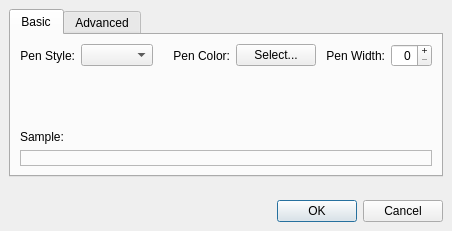
<ui version="4.0" >
 <class>PlotItemDialog</class>
 <widget class="QDialog" name="PlotItemDialog" >
  <property name="geometry" >
   <rect>
    <x>0</x>
    <y>0</y>
    <width>452</width>
    <height>231</height>
   </rect>
  </property>
  <property name="windowTitle" >
   <string>Edit Plot Item</string>
  </property>
  <layout class="QVBoxLayout" >
   <property name="margin" >
    <number>9</number>
   </property>
   <property name="spacing" >
    <number>6</number>
   </property>
   <item>
    <widget class="QTabWidget" name="tabs" >
     <property name="currentIndex" >
      <number>0</number>
     </property>
     <widget class="QWidget" name="basicTab" >
      <attribute name="title" >
       <string>Basic</string>
      </attribute>
      <attribute name="icon" >
       <iconset resource="profit.qrc" >:/images/icons/colorize.png</iconset>
      </attribute>
      <layout class="QVBoxLayout" >
       <property name="margin" >
        <number>9</number>
       </property>
       <property name="spacing" >
        <number>6</number>
       </property>
       <item>
        <layout class="QHBoxLayout" >
         <property name="margin" >
          <number>0</number>
         </property>
         <property name="spacing" >
          <number>6</number>
         </property>
         <item>
          <widget class="QLabel" name="label" >
           <property name="text" >
            <string>Pen Style:</string>
           </property>
           <property name="alignment" >
            <set>Qt::AlignRight|Qt::AlignTrailing|Qt::AlignVCenter</set>
           </property>
          </widget>
         </item>
         <item>
          <widget class="QComboBox" name="penStyle" />
         </item>
         <item>
          <spacer>
           <property name="orientation" >
            <enum>Qt::Horizontal</enum>
           </property>
           <property name="sizeHint" >
            <size>
             <width>31</width>
             <height>20</height>
            </size>
           </property>
          </spacer>
         </item>
         <item>
          <widget class="QLabel" name="label" >
           <property name="text" >
            <string>Pen Color:</string>
           </property>
           <property name="alignment" >
            <set>Qt::AlignRight|Qt::AlignTrailing|Qt::AlignVCenter</set>
           </property>
          </widget>
         </item>
         <item>
          <widget class="QPushButton" name="penColor" >
           <property name="text" >
            <string>Select...</string>
           </property>
          </widget>
         </item>
         <item>
          <spacer>
           <property name="orientation" >
            <enum>Qt::Horizontal</enum>
           </property>
           <property name="sizeHint" >
            <size>
             <width>21</width>
             <height>20</height>
            </size>
           </property>
          </spacer>
         </item>
         <item>
          <widget class="QLabel" name="label" >
           <property name="text" >
            <string>Pen Width:</string>
           </property>
           <property name="alignment" >
            <set>Qt::AlignRight|Qt::AlignTrailing|Qt::AlignVCenter</set>
           </property>
          </widget>
         </item>
         <item>
          <widget class="QSpinBox" name="penWidth" >
           <property name="alignment" >
            <set>Qt::AlignRight</set>
           </property>
           <property name="buttonSymbols" >
            <enum>QAbstractSpinBox::PlusMinus</enum>
           </property>
           <property name="maximum" >
            <number>12</number>
           </property>
          </widget>
         </item>
        </layout>
       </item>
       <item>
        <spacer>
         <property name="orientation" >
          <enum>Qt::Vertical</enum>
         </property>
         <property name="sizeHint" >
          <size>
           <width>20</width>
           <height>40</height>
          </size>
         </property>
        </spacer>
       </item>
       <item>
        <layout class="QVBoxLayout" >
         <property name="margin" >
          <number>0</number>
         </property>
         <property name="spacing" >
          <number>6</number>
         </property>
         <item>
          <widget class="QLabel" name="label" >
           <property name="sizePolicy" >
            <sizepolicy>
             <hsizetype>5</hsizetype>
             <vsizetype>1</vsizetype>
             <horstretch>0</horstretch>
             <verstretch>0</verstretch>
            </sizepolicy>
           </property>
           <property name="text" >
            <string>Sample:</string>
           </property>
          </widget>
         </item>
         <item>
          <widget class="QLabel" name="penSample" >
           <property name="frameShape" >
            <enum>QFrame::StyledPanel</enum>
           </property>
           <property name="frameShadow" >
            <enum>QFrame::Sunken</enum>
           </property>
           <property name="text" >
            <string/>
           </property>
          </widget>
         </item>
        </layout>
       </item>
      </layout>
     </widget>
     <widget class="QWidget" name="advanced" >
      <attribute name="title" >
       <string>Advanced</string>
      </attribute>
      <attribute name="icon" >
       <iconset resource="profit.qrc" >:/images/icons/kchart.png</iconset>
      </attribute>
      <layout class="QVBoxLayout" >
       <property name="margin" >
        <number>9</number>
       </property>
       <property name="spacing" >
        <number>6</number>
       </property>
       <item>
        <layout class="QHBoxLayout" >
         <property name="margin" >
          <number>0</number>
         </property>
         <property name="spacing" >
          <number>6</number>
         </property>
         <item>
          <widget class="QLabel" name="label" >
           <property name="text" >
            <string>Line Style:</string>
           </property>
           <property name="alignment" >
            <set>Qt::AlignRight|Qt::AlignTrailing|Qt::AlignVCenter</set>
           </property>
          </widget>
         </item>
         <item>
          <widget class="QComboBox" name="lineStyle" />
         </item>
         <item>
          <spacer>
           <property name="orientation" >
            <enum>Qt::Horizontal</enum>
           </property>
           <property name="sizeHint" >
            <size>
             <width>31</width>
             <height>20</height>
            </size>
           </property>
          </spacer>
         </item>
         <item>
          <widget class="QLabel" name="label" >
           <property name="text" >
            <string>Fill Color:</string>
           </property>
           <property name="alignment" >
            <set>Qt::AlignRight|Qt::AlignTrailing|Qt::AlignVCenter</set>
           </property>
          </widget>
         </item>
         <item>
          <widget class="QPushButton" name="fillColor" >
           <property name="text" >
            <string>Select...</string>
           </property>
          </widget>
         </item>
         <item>
          <spacer>
           <property name="orientation" >
            <enum>Qt::Horizontal</enum>
           </property>
           <property name="sizeHint" >
            <size>
             <width>31</width>
             <height>20</height>
            </size>
           </property>
          </spacer>
         </item>
        </layout>
       </item>
       <item>
        <widget class="QGroupBox" name="groupBox" >
         <property name="sizePolicy" >
          <sizepolicy>
           <hsizetype>7</hsizetype>
           <vsizetype>5</vsizetype>
           <horstretch>0</horstretch>
           <verstretch>0</verstretch>
          </sizepolicy>
         </property>
         <property name="title" >
          <string>Curve Attributes</string>
         </property>
         <property name="flat" >
          <bool>true</bool>
         </property>
         <layout class="QHBoxLayout" >
          <property name="margin" >
           <number>0</number>
          </property>
          <property name="spacing" >
           <number>0</number>
          </property>
          <item>
           <widget class="QCheckBox" name="curveAttributeInverted" >
            <property name="text" >
             <string>Inverted</string>
            </property>
           </widget>
          </item>
          <item>
           <widget class="QCheckBox" name="curveAttributeFitted" >
            <property name="text" >
             <string>Fitted</string>
            </property>
           </widget>
          </item>
         </layout>
        </widget>
       </item>
       <item>
        <widget class="QGroupBox" name="groupBox" >
         <property name="title" >
          <string>Paint Attributes</string>
         </property>
         <property name="flat" >
          <bool>true</bool>
         </property>
         <layout class="QHBoxLayout" >
          <property name="margin" >
           <number>0</number>
          </property>
          <property name="spacing" >
           <number>0</number>
          </property>
          <item>
           <widget class="QCheckBox" name="paintAttributeInverted" >
            <property name="text" >
             <string>Paint Filtered</string>
            </property>
           </widget>
          </item>
          <item>
           <widget class="QCheckBox" name="paintAttributeClipPolygons" >
            <property name="text" >
             <string>Clip Polygons</string>
            </property>
           </widget>
          </item>
         </layout>
        </widget>
       </item>
      </layout>
     </widget>
    </widget>
   </item>
   <item>
    <spacer>
     <property name="orientation" >
      <enum>Qt::Vertical</enum>
     </property>
     <property name="sizeHint" >
      <size>
       <width>20</width>
       <height>40</height>
      </size>
     </property>
    </spacer>
   </item>
   <item>
    <widget class="QDialogButtonBox" name="buttonBox" >
     <property name="orientation" >
      <enum>Qt::Horizontal</enum>
     </property>
     <property name="standardButtons" >
      <set>QDialogButtonBox::Cancel|QDialogButtonBox::NoButton|QDialogButtonBox::Ok</set>
     </property>
    </widget>
   </item>
  </layout>
 </widget>
 <resources>
  <include location="profit.qrc" />
 </resources>
 <connections>
  <connection>
   <sender>buttonBox</sender>
   <signal>accepted()</signal>
   <receiver>PlotItemDialog</receiver>
   <slot>accept()</slot>
   <hints>
    <hint type="sourcelabel" >
     <x>248</x>
     <y>254</y>
    </hint>
    <hint type="destinationlabel" >
     <x>157</x>
     <y>274</y>
    </hint>
   </hints>
  </connection>
  <connection>
   <sender>buttonBox</sender>
   <signal>rejected()</signal>
   <receiver>PlotItemDialog</receiver>
   <slot>reject()</slot>
   <hints>
    <hint type="sourcelabel" >
     <x>316</x>
     <y>260</y>
    </hint>
    <hint type="destinationlabel" >
     <x>286</x>
     <y>274</y>
    </hint>
   </hints>
  </connection>
 </connections>
</ui>
